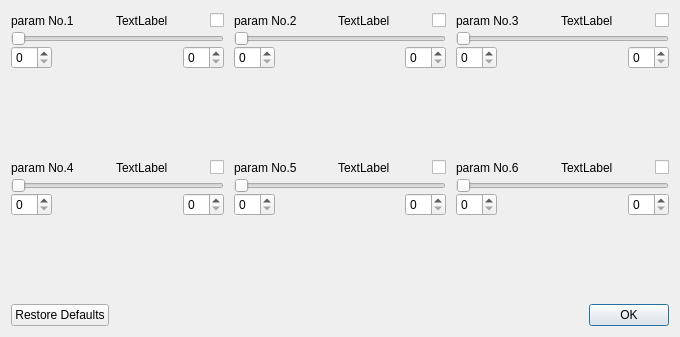
<?xml version="1.0" encoding="UTF-8"?>
<ui version="4.0">
 <class>Dialog6</class>
 <widget class="QDialog" name="Dialog6">
  <property name="geometry">
   <rect>
    <x>0</x>
    <y>0</y>
    <width>680</width>
    <height>337</height>
   </rect>
  </property>
  <property name="maximumSize">
   <size>
    <width>680</width>
    <height>337</height>
   </size>
  </property>
  <property name="windowTitle">
   <string>Manual Fit</string>
  </property>
  <layout class="QGridLayout" name="gridLayout">
   <property name="horizontalSpacing">
    <number>10</number>
   </property>
   <item row="2" column="0" colspan="3">
    <widget class="QDialogButtonBox" name="buttonBox">
     <property name="orientation">
      <enum>Qt::Horizontal</enum>
     </property>
     <property name="standardButtons">
      <set>QDialogButtonBox::Ok|QDialogButtonBox::RestoreDefaults</set>
     </property>
    </widget>
   </item>
   <item row="1" column="0">
    <layout class="QFormLayout" name="formLayout_4">
     <property name="verticalSpacing">
      <number>0</number>
     </property>
     <item row="2" column="0" colspan="2">
      <layout class="QHBoxLayout" name="horizontalLayout_8">
       <property name="spacing">
        <number>0</number>
       </property>
       <item>
        <widget class="QSpinBox" name="spb7">
         <property name="toolTip">
          <string>Max Value</string>
         </property>
        </widget>
       </item>
       <item>
        <spacer name="horizontalSpacer_15">
         <property name="orientation">
          <enum>Qt::Horizontal</enum>
         </property>
         <property name="sizeHint" stdset="0">
          <size>
           <width>40</width>
           <height>20</height>
          </size>
         </property>
        </spacer>
       </item>
       <item>
        <spacer name="horizontalSpacer_16">
         <property name="orientation">
          <enum>Qt::Horizontal</enum>
         </property>
         <property name="sizeHint" stdset="0">
          <size>
           <width>40</width>
           <height>20</height>
          </size>
         </property>
        </spacer>
       </item>
       <item>
        <widget class="QSpinBox" name="spb8">
         <property name="toolTip">
          <string>Min Value</string>
         </property>
        </widget>
       </item>
      </layout>
     </item>
     <item row="0" column="0" colspan="2">
      <layout class="QHBoxLayout" name="horizontalLayout_7">
       <property name="spacing">
        <number>16</number>
       </property>
       <item>
        <widget class="QLabel" name="lNm4">
         <property name="toolTip">
          <string>SLOPE OR QUADRATIC (IF ZERO DER) INNER</string>
         </property>
         <property name="text">
          <string>param No.4</string>
         </property>
        </widget>
       </item>
       <item>
        <spacer name="horizontalSpacer_13">
         <property name="orientation">
          <enum>Qt::Horizontal</enum>
         </property>
         <property name="sizeHint" stdset="0">
          <size>
           <width>40</width>
           <height>20</height>
          </size>
         </property>
        </spacer>
       </item>
       <item>
        <widget class="QLabel" name="lDig4">
         <property name="text">
          <string>TextLabel</string>
         </property>
        </widget>
       </item>
       <item>
        <spacer name="horizontalSpacer_14">
         <property name="orientation">
          <enum>Qt::Horizontal</enum>
         </property>
         <property name="sizeHint" stdset="0">
          <size>
           <width>40</width>
           <height>20</height>
          </size>
         </property>
        </spacer>
       </item>
       <item>
        <widget class="QCheckBox" name="chb4">
         <property name="toolTip">
          <string>CHECKED FIXES THE PARAMETER
UNCHECKED MAKES THE PARAMETER FREE.</string>
         </property>
         <property name="text">
          <string/>
         </property>
        </widget>
       </item>
      </layout>
     </item>
     <item row="1" column="0" colspan="2">
      <widget class="QSlider" name="sld4">
       <property name="toolTip">
        <string>SLOPE OR QUADRATIC (IF ZERO DER) INNER</string>
       </property>
       <property name="orientation">
        <enum>Qt::Horizontal</enum>
       </property>
      </widget>
     </item>
    </layout>
   </item>
   <item row="0" column="1">
    <layout class="QFormLayout" name="formLayout_2">
     <property name="verticalSpacing">
      <number>0</number>
     </property>
     <item row="2" column="0" colspan="2">
      <layout class="QHBoxLayout" name="horizontalLayout_4">
       <property name="spacing">
        <number>0</number>
       </property>
       <item>
        <widget class="QSpinBox" name="spb3">
         <property name="toolTip">
          <string>Max Value</string>
         </property>
        </widget>
       </item>
       <item>
        <spacer name="horizontalSpacer_7">
         <property name="orientation">
          <enum>Qt::Horizontal</enum>
         </property>
         <property name="sizeHint" stdset="0">
          <size>
           <width>40</width>
           <height>20</height>
          </size>
         </property>
        </spacer>
       </item>
       <item>
        <spacer name="horizontalSpacer_8">
         <property name="orientation">
          <enum>Qt::Horizontal</enum>
         </property>
         <property name="sizeHint" stdset="0">
          <size>
           <width>40</width>
           <height>20</height>
          </size>
         </property>
        </spacer>
       </item>
       <item>
        <widget class="QSpinBox" name="spb4">
         <property name="toolTip">
          <string>Min Value</string>
         </property>
        </widget>
       </item>
      </layout>
     </item>
     <item row="0" column="0" colspan="2">
      <layout class="QHBoxLayout" name="horizontalLayout_3">
       <property name="spacing">
        <number>16</number>
       </property>
       <item>
        <widget class="QLabel" name="lNm2">
         <property name="toolTip">
          <string>FULL WIDTH</string>
         </property>
         <property name="text">
          <string>param No.2</string>
         </property>
        </widget>
       </item>
       <item>
        <spacer name="horizontalSpacer_5">
         <property name="orientation">
          <enum>Qt::Horizontal</enum>
         </property>
         <property name="sizeHint" stdset="0">
          <size>
           <width>40</width>
           <height>20</height>
          </size>
         </property>
        </spacer>
       </item>
       <item>
        <widget class="QLabel" name="lDig2">
         <property name="text">
          <string>TextLabel</string>
         </property>
        </widget>
       </item>
       <item>
        <spacer name="horizontalSpacer_6">
         <property name="orientation">
          <enum>Qt::Horizontal</enum>
         </property>
         <property name="sizeHint" stdset="0">
          <size>
           <width>40</width>
           <height>20</height>
          </size>
         </property>
        </spacer>
       </item>
       <item>
        <widget class="QCheckBox" name="chb2">
         <property name="toolTip">
          <string>CHECKED FIXES THE PARAMETER
UNCHECKED MAKES THE PARAMETER FREE.</string>
         </property>
         <property name="text">
          <string/>
         </property>
        </widget>
       </item>
      </layout>
     </item>
     <item row="1" column="0" colspan="2">
      <widget class="QSlider" name="sld2">
       <property name="toolTip">
        <string>FULL WIDTH</string>
       </property>
       <property name="orientation">
        <enum>Qt::Horizontal</enum>
       </property>
      </widget>
     </item>
    </layout>
   </item>
   <item row="1" column="1">
    <layout class="QFormLayout" name="formLayout_5">
     <property name="verticalSpacing">
      <number>0</number>
     </property>
     <item row="2" column="0" colspan="2">
      <layout class="QHBoxLayout" name="horizontalLayout_10">
       <property name="spacing">
        <number>0</number>
       </property>
       <item>
        <widget class="QSpinBox" name="spb9">
         <property name="toolTip">
          <string>Max Value</string>
         </property>
        </widget>
       </item>
       <item>
        <spacer name="horizontalSpacer_19">
         <property name="orientation">
          <enum>Qt::Horizontal</enum>
         </property>
         <property name="sizeHint" stdset="0">
          <size>
           <width>40</width>
           <height>20</height>
          </size>
         </property>
        </spacer>
       </item>
       <item>
        <spacer name="horizontalSpacer_20">
         <property name="orientation">
          <enum>Qt::Horizontal</enum>
         </property>
         <property name="sizeHint" stdset="0">
          <size>
           <width>40</width>
           <height>20</height>
          </size>
         </property>
        </spacer>
       </item>
       <item>
        <widget class="QSpinBox" name="spb10">
         <property name="toolTip">
          <string>Min Value</string>
         </property>
        </widget>
       </item>
      </layout>
     </item>
     <item row="0" column="0" colspan="2">
      <layout class="QHBoxLayout" name="horizontalLayout_9">
       <property name="spacing">
        <number>16</number>
       </property>
       <item>
        <widget class="QLabel" name="lNm5">
         <property name="toolTip">
          <string>QUADRADIC OR CUBIC (IF ZERO DER) INNER</string>
         </property>
         <property name="text">
          <string>param No.5</string>
         </property>
        </widget>
       </item>
       <item>
        <spacer name="horizontalSpacer_17">
         <property name="orientation">
          <enum>Qt::Horizontal</enum>
         </property>
         <property name="sizeHint" stdset="0">
          <size>
           <width>40</width>
           <height>20</height>
          </size>
         </property>
        </spacer>
       </item>
       <item>
        <widget class="QLabel" name="lDig5">
         <property name="text">
          <string>TextLabel</string>
         </property>
        </widget>
       </item>
       <item>
        <spacer name="horizontalSpacer_18">
         <property name="orientation">
          <enum>Qt::Horizontal</enum>
         </property>
         <property name="sizeHint" stdset="0">
          <size>
           <width>40</width>
           <height>20</height>
          </size>
         </property>
        </spacer>
       </item>
       <item>
        <widget class="QCheckBox" name="chb5">
         <property name="toolTip">
          <string>CHECKED FIXES THE PARAMETER
UNCHECKED MAKES THE PARAMETER FREE.</string>
         </property>
         <property name="text">
          <string/>
         </property>
        </widget>
       </item>
      </layout>
     </item>
     <item row="1" column="0" colspan="2">
      <widget class="QSlider" name="sld5">
       <property name="toolTip">
        <string>QUADRADIC OR CUBIC (IF ZERO DER) INNER</string>
       </property>
       <property name="orientation">
        <enum>Qt::Horizontal</enum>
       </property>
      </widget>
     </item>
    </layout>
   </item>
   <item row="1" column="2">
    <layout class="QFormLayout" name="formLayout_6">
     <property name="verticalSpacing">
      <number>0</number>
     </property>
     <item row="2" column="0" colspan="2">
      <layout class="QHBoxLayout" name="horizontalLayout_12">
       <property name="spacing">
        <number>0</number>
       </property>
       <item>
        <widget class="QSpinBox" name="spb11">
         <property name="toolTip">
          <string>Max Value</string>
         </property>
        </widget>
       </item>
       <item>
        <spacer name="horizontalSpacer_23">
         <property name="orientation">
          <enum>Qt::Horizontal</enum>
         </property>
         <property name="sizeHint" stdset="0">
          <size>
           <width>40</width>
           <height>20</height>
          </size>
         </property>
        </spacer>
       </item>
       <item>
        <spacer name="horizontalSpacer_24">
         <property name="orientation">
          <enum>Qt::Horizontal</enum>
         </property>
         <property name="sizeHint" stdset="0">
          <size>
           <width>40</width>
           <height>20</height>
          </size>
         </property>
        </spacer>
       </item>
       <item>
        <widget class="QSpinBox" name="spb12">
         <property name="toolTip">
          <string>Min Value</string>
         </property>
        </widget>
       </item>
      </layout>
     </item>
     <item row="0" column="0" colspan="2">
      <layout class="QHBoxLayout" name="horizontalLayout_11">
       <property name="spacing">
        <number>16</number>
       </property>
       <item>
        <widget class="QLabel" name="lNm6">
         <property name="toolTip">
          <string>CUBIC OR QUARTIC (IF ZERO DER) INNER</string>
         </property>
         <property name="text">
          <string>param No.6</string>
         </property>
        </widget>
       </item>
       <item>
        <spacer name="horizontalSpacer_21">
         <property name="orientation">
          <enum>Qt::Horizontal</enum>
         </property>
         <property name="sizeHint" stdset="0">
          <size>
           <width>40</width>
           <height>20</height>
          </size>
         </property>
        </spacer>
       </item>
       <item>
        <widget class="QLabel" name="lDig6">
         <property name="text">
          <string>TextLabel</string>
         </property>
        </widget>
       </item>
       <item>
        <spacer name="horizontalSpacer_22">
         <property name="orientation">
          <enum>Qt::Horizontal</enum>
         </property>
         <property name="sizeHint" stdset="0">
          <size>
           <width>40</width>
           <height>20</height>
          </size>
         </property>
        </spacer>
       </item>
       <item>
        <widget class="QCheckBox" name="chb6">
         <property name="toolTip">
          <string>CHECKED FIXES THE PARAMETER
UNCHECKED MAKES THE PARAMETER FREE.</string>
         </property>
         <property name="text">
          <string/>
         </property>
        </widget>
       </item>
      </layout>
     </item>
     <item row="1" column="0" colspan="2">
      <widget class="QSlider" name="sld6">
       <property name="toolTip">
        <string>CUBIC OR QUARTIC (IF ZERO DER) INNER</string>
       </property>
       <property name="orientation">
        <enum>Qt::Horizontal</enum>
       </property>
      </widget>
     </item>
    </layout>
   </item>
   <item row="0" column="0">
    <layout class="QFormLayout" name="formLayout_1">
     <property name="verticalSpacing">
      <number>0</number>
     </property>
     <item row="2" column="0" colspan="2">
      <layout class="QHBoxLayout" name="horizontalLayout_2">
       <property name="spacing">
        <number>0</number>
       </property>
       <item>
        <widget class="QSpinBox" name="spb1">
         <property name="toolTip">
          <string>Max Value</string>
         </property>
        </widget>
       </item>
       <item>
        <spacer name="horizontalSpacer_3">
         <property name="orientation">
          <enum>Qt::Horizontal</enum>
         </property>
         <property name="sizeHint" stdset="0">
          <size>
           <width>40</width>
           <height>20</height>
          </size>
         </property>
        </spacer>
       </item>
       <item>
        <spacer name="horizontalSpacer_4">
         <property name="orientation">
          <enum>Qt::Horizontal</enum>
         </property>
         <property name="sizeHint" stdset="0">
          <size>
           <width>40</width>
           <height>20</height>
          </size>
         </property>
        </spacer>
       </item>
       <item>
        <widget class="QSpinBox" name="spb2">
         <property name="toolTip">
          <string>Min Value</string>
         </property>
        </widget>
       </item>
      </layout>
     </item>
     <item row="0" column="0" colspan="2">
      <layout class="QHBoxLayout" name="horizontalLayout_1">
       <property name="spacing">
        <number>16</number>
       </property>
       <item>
        <widget class="QLabel" name="lNm1">
         <property name="toolTip">
          <string>SYMMETRY POINT</string>
         </property>
         <property name="text">
          <string>param No.1</string>
         </property>
        </widget>
       </item>
       <item>
        <spacer name="horizontalSpacer_1">
         <property name="orientation">
          <enum>Qt::Horizontal</enum>
         </property>
         <property name="sizeHint" stdset="0">
          <size>
           <width>40</width>
           <height>20</height>
          </size>
         </property>
        </spacer>
       </item>
       <item>
        <widget class="QLabel" name="lDig1">
         <property name="text">
          <string>TextLabel</string>
         </property>
        </widget>
       </item>
       <item>
        <spacer name="horizontalSpacer_2">
         <property name="orientation">
          <enum>Qt::Horizontal</enum>
         </property>
         <property name="sizeHint" stdset="0">
          <size>
           <width>40</width>
           <height>20</height>
          </size>
         </property>
        </spacer>
       </item>
       <item>
        <widget class="QCheckBox" name="chb1">
         <property name="toolTip">
          <string>CHECKED FIXES THE PARAMETER
UNCHECKED MAKES THE PARAMETER FREE.</string>
         </property>
         <property name="text">
          <string/>
         </property>
        </widget>
       </item>
      </layout>
     </item>
     <item row="1" column="0" colspan="2">
      <widget class="QSlider" name="sld1">
       <property name="toolTip">
        <string>SYMMETRY POINT</string>
       </property>
       <property name="orientation">
        <enum>Qt::Horizontal</enum>
       </property>
      </widget>
     </item>
    </layout>
   </item>
   <item row="0" column="2">
    <layout class="QFormLayout" name="formLayout_3">
     <property name="verticalSpacing">
      <number>0</number>
     </property>
     <item row="2" column="0" colspan="2">
      <layout class="QHBoxLayout" name="horizontalLayout_6">
       <property name="spacing">
        <number>0</number>
       </property>
       <item>
        <widget class="QSpinBox" name="spb5">
         <property name="toolTip">
          <string>Max Value</string>
         </property>
        </widget>
       </item>
       <item>
        <spacer name="horizontalSpacer_11">
         <property name="orientation">
          <enum>Qt::Horizontal</enum>
         </property>
         <property name="sizeHint" stdset="0">
          <size>
           <width>40</width>
           <height>20</height>
          </size>
         </property>
        </spacer>
       </item>
       <item>
        <spacer name="horizontalSpacer_12">
         <property name="orientation">
          <enum>Qt::Horizontal</enum>
         </property>
         <property name="sizeHint" stdset="0">
          <size>
           <width>40</width>
           <height>20</height>
          </size>
         </property>
        </spacer>
       </item>
       <item>
        <widget class="QSpinBox" name="spb6">
         <property name="toolTip">
          <string>Min Value</string>
         </property>
        </widget>
       </item>
      </layout>
     </item>
     <item row="0" column="0" colspan="2">
      <layout class="QHBoxLayout" name="horizontalLayout_5">
       <property name="spacing">
        <number>16</number>
       </property>
       <item>
        <widget class="QLabel" name="lNm3">
         <property name="toolTip">
          <string>HEIGHT</string>
         </property>
         <property name="text">
          <string>param No.3</string>
         </property>
        </widget>
       </item>
       <item>
        <spacer name="horizontalSpacer_9">
         <property name="orientation">
          <enum>Qt::Horizontal</enum>
         </property>
         <property name="sizeHint" stdset="0">
          <size>
           <width>40</width>
           <height>20</height>
          </size>
         </property>
        </spacer>
       </item>
       <item>
        <widget class="QLabel" name="lDig3">
         <property name="text">
          <string>TextLabel</string>
         </property>
        </widget>
       </item>
       <item>
        <spacer name="horizontalSpacer_10">
         <property name="orientation">
          <enum>Qt::Horizontal</enum>
         </property>
         <property name="sizeHint" stdset="0">
          <size>
           <width>40</width>
           <height>20</height>
          </size>
         </property>
        </spacer>
       </item>
       <item>
        <widget class="QCheckBox" name="chb3">
         <property name="toolTip">
          <string>CHECKED FIXES THE PARAMETER
UNCHECKED MAKES THE PARAMETER FREE.</string>
         </property>
         <property name="text">
          <string/>
         </property>
        </widget>
       </item>
      </layout>
     </item>
     <item row="1" column="0" colspan="2">
      <widget class="QSlider" name="sld3">
       <property name="toolTip">
        <string>HEIGHT</string>
       </property>
       <property name="orientation">
        <enum>Qt::Horizontal</enum>
       </property>
      </widget>
     </item>
    </layout>
   </item>
  </layout>
 </widget>
 <resources/>
 <connections>
  <connection>
   <sender>buttonBox</sender>
   <signal>rejected()</signal>
   <receiver>Dialog6</receiver>
   <slot>reject()</slot>
   <hints>
    <hint type="sourcelabel">
     <x>295</x>
     <y>251</y>
    </hint>
    <hint type="destinationlabel">
     <x>286</x>
     <y>262</y>
    </hint>
   </hints>
  </connection>
  <connection>
   <sender>sld1</sender>
   <signal>valueChanged(int)</signal>
   <receiver>lDig1</receiver>
   <slot>setNum(int)</slot>
   <hints>
    <hint type="sourcelabel">
     <x>106</x>
     <y>110</y>
    </hint>
    <hint type="destinationlabel">
     <x>112</x>
     <y>96</y>
    </hint>
   </hints>
  </connection>
  <connection>
   <sender>sld2</sender>
   <signal>valueChanged(int)</signal>
   <receiver>lDig2</receiver>
   <slot>setNum(int)</slot>
   <hints>
    <hint type="sourcelabel">
     <x>327</x>
     <y>112</y>
    </hint>
    <hint type="destinationlabel">
     <x>340</x>
     <y>95</y>
    </hint>
   </hints>
  </connection>
  <connection>
   <sender>sld3</sender>
   <signal>valueChanged(int)</signal>
   <receiver>lDig3</receiver>
   <slot>setNum(int)</slot>
   <hints>
    <hint type="sourcelabel">
     <x>548</x>
     <y>108</y>
    </hint>
    <hint type="destinationlabel">
     <x>564</x>
     <y>96</y>
    </hint>
   </hints>
  </connection>
  <connection>
   <sender>sld4</sender>
   <signal>valueChanged(int)</signal>
   <receiver>lDig4</receiver>
   <slot>setNum(int)</slot>
   <hints>
    <hint type="sourcelabel">
     <x>89</x>
     <y>185</y>
    </hint>
    <hint type="destinationlabel">
     <x>114</x>
     <y>166</y>
    </hint>
   </hints>
  </connection>
  <connection>
   <sender>sld6</sender>
   <signal>valueChanged(int)</signal>
   <receiver>lDig6</receiver>
   <slot>setNum(int)</slot>
   <hints>
    <hint type="sourcelabel">
     <x>539</x>
     <y>185</y>
    </hint>
    <hint type="destinationlabel">
     <x>563</x>
     <y>172</y>
    </hint>
   </hints>
  </connection>
  <connection>
   <sender>sld5</sender>
   <signal>valueChanged(int)</signal>
   <receiver>lDig5</receiver>
   <slot>setNum(int)</slot>
   <hints>
    <hint type="sourcelabel">
     <x>315</x>
     <y>191</y>
    </hint>
    <hint type="destinationlabel">
     <x>336</x>
     <y>167</y>
    </hint>
   </hints>
  </connection>
 </connections>
 <slots>
  <slot>dAccepted()</slot>
 </slots>
</ui>
